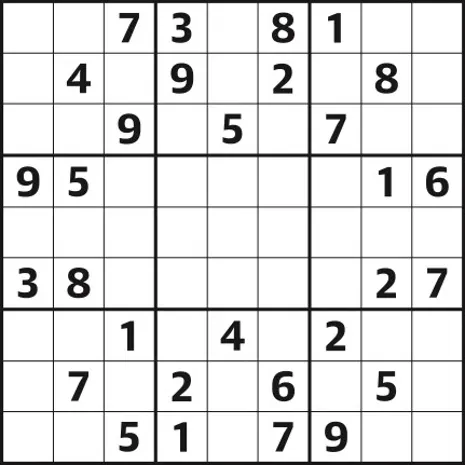
#> input picture rsrc/test2.png, 465 x 465 px, found by its file name
$ python sudoku_preprocessing.py
#> lines starting #> are read from the running program, lines starting #| are printed output that depends on the picture; after the words box and inside, x2 and y2 are one past the last pixel; in counts of white or black regions, pixels touching at a corner belong together
import cv2
import numpy as np


def extract_board_image(img_path: str) -> np.ndarray:
    """Extracts a Sudoku board from the image pass as a path.

    Args:
        img_path: String to an image path
    """
    img = cv2.imread(img_path)
#> img is the input picture: shape (465, 465, 3); mean B, G, R 224.4, 224.3, 224.4
    gray_scaled = cv2.cvtColor(img, cv2.COLOR_BGR2GRAY)
    assert gray_scaled is not None

    # Helps remove noise
    blurred = cv2.GaussianBlur(gray_scaled, (9, 9), 0)
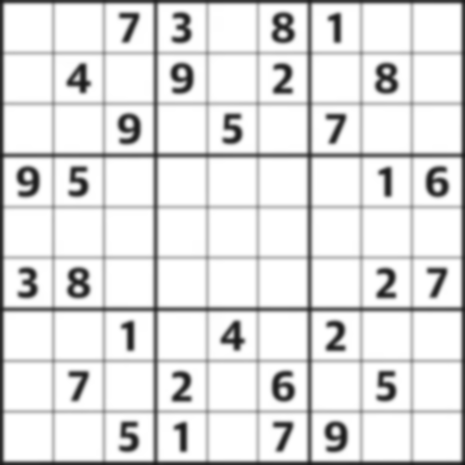
#> blurred: shape (465, 465); min 24, max 255, mean 224.5

    # Converts img to only have black and white pixels using threshold value 255
    # Inverted to make grid findable when getting contours
    black_and_white = cv2.adaptiveThreshold(blurred, 255, cv2.ADAPTIVE_THRESH_GAUSSIAN_C, cv2.THRESH_BINARY_INV, 11, 2)
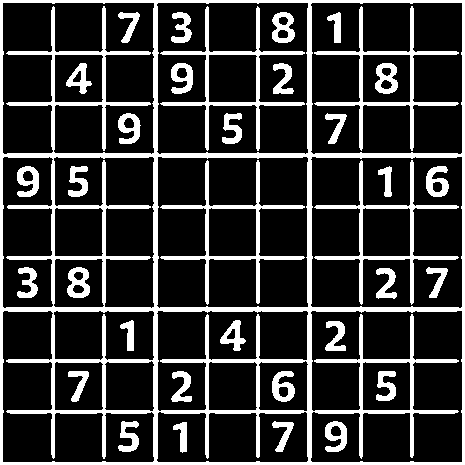
#> black_and_white: shape (465, 465); 20.6% white; 35 white regions, largest, box (x1, y1, x2, y2) and area: (0, 0, 465, 465) 25420, (314, 6, 459, 151) 2171, (314, 160, 459, 305) 2165

    # Find largest contour to locate Sudoku board
    contours, _ = cv2.findContours(black_and_white, cv2.RETR_EXTERNAL, cv2.CHAIN_APPROX_SIMPLE)
#> contours = [[[0, 0], [0, 464], [464, 464], [464, 0]]]
    contours = sorted(contours, key=cv2.contourArea, reverse=True)
    sudoku_board = None

    for contour in contours:
        perimeter = cv2.arcLength(contour, True)
        approx_polynomial = cv2.approxPolyDP(contour, 0.02 * perimeter, True)

        if len(approx_polynomial) == 4: # Found board
            sudoku_board = contour
            break
#> this loop made 1 pass
#> (perimeter, sudoku_board) on pass 1: (1856, [[0, 0], [0, 464], [464, 464], [464, 0]])

    if sudoku_board is None:
        raise Exception("Could not find Sudoku Board in image.")

    # Represent contour as a simpliefied shape with 4 points
    contour_shape = cv2.convexHull(sudoku_board)
#> contour_shape = [[464, 0], [464, 464], [0, 464], [0, 0]]
    perimeter = 0.02 * cv2.arcLength(contour_shape, True)
#> perimeter = 37.12
    simplified_shape = cv2.approxPolyDP(contour_shape, perimeter, True)
#> simplified_shape = [[464, 0], [464, 464], [0, 464], [0, 0]]
    _, _, width, height = cv2.boundingRect(simplified_shape)
#> width = 465; height = 465

    # Transform the Sudoku board part of the img to face it directly
    dst_points = np.array([[0, 0], [width - 1, 0], [width - 1, height - 1], [0, height - 1]], dtype=np.float32)
#> dst_points = [[0, 0], [464, 0], [464, 464], [0, 464]]
    transform_matrix = cv2.getPerspectiveTransform(simplified_shape.astype(np.float32), dst_points)
#> transform_matrix = [[0, 1, 0], [-1, 0, 464], [0, 0, 1]]
    direct_view = cv2.warpPerspective(black_and_white, transform_matrix, (width, height))
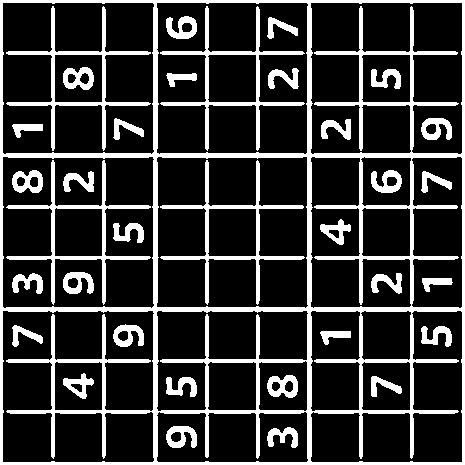
#> direct_view: shape (465, 465); 20.6% white; 35 white regions, largest, box (x1, y1, x2, y2) and area: (0, 0, 465, 465) 25420, (6, 6, 151, 151) 2171, (160, 6, 305, 151) 2165

    # Fix orientation of final image
    direct_view = cv2.transpose(direct_view)
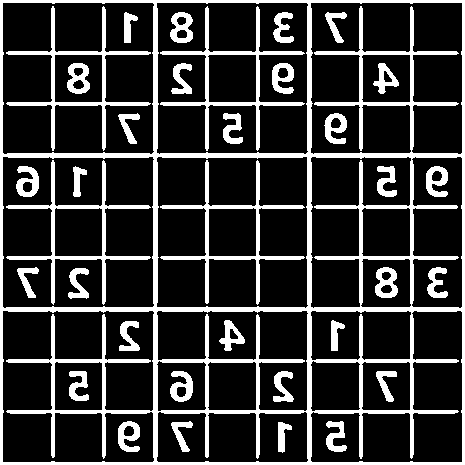
#> direct_view: shape (465, 465); 20.6% white; 35 white regions, largest, box (x1, y1, x2, y2) and area: (0, 0, 465, 465) 25420, (6, 6, 151, 151) 2171, (6, 160, 151, 305) 2165
    direct_view = cv2.flip(direct_view, flipCode=1)

    # Uncomment to visualize before and after imgs
    # NOTE: The execution of the program will be stopped until the shown images are exited
    cv2.drawContours(img, [sudoku_board], -1 , 255, 2)
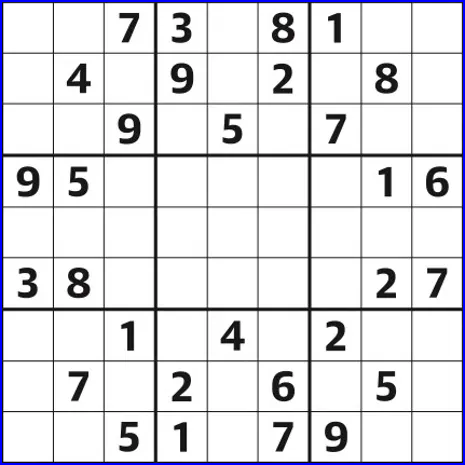
#> img: shape (465, 465, 3); 1.71% of pixels changed, all inside (x1, y1, x2, y2) = (0, 0, 465, 465)
    cv2.imshow('Before', img)
    cv2.imshow('After', direct_view)
    cv2.waitKey(0)
    cv2.destroyAllWindows()
    return direct_view


if __name__ == "__main__":
    TEST_PATH1 = "K:\\Coding\\Python\\sudoku-solver\\rsrc\\test.png"
    TEST_PATH2 = "K:\\Coding\\Python\\sudoku-solver\\rsrc\\test2.png"
    extract_board_image(TEST_PATH2)
